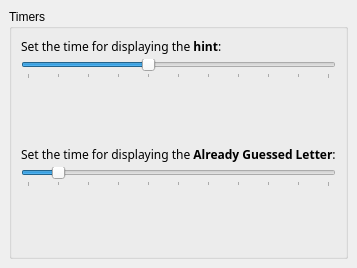
<ui version="4.0" >
 <author></author>
 <comment></comment>
 <exportmacro></exportmacro>
 <class>timerui</class>
 <widget class="QWidget" name="timerui" >
  <property name="geometry" >
   <rect>
    <x>0</x>
    <y>0</y>
    <width>287</width>
    <height>268</height>
   </rect>
  </property>
  <property name="windowTitle" >
   <string>Form</string>
  </property>
  <layout class="QGridLayout" >
   <property name="margin" >
    <number>9</number>
   </property>
   <property name="spacing" >
    <number>6</number>
   </property>
   <item row="0" column="0" >
    <widget class="QGroupBox" name="groupBox" >
     <property name="toolTip" >
      <string>You can set some time for displaying hint and Already Guessed tooltip.</string>
     </property>
     <property name="title" >
      <string>Timers</string>
     </property>
     <layout class="QGridLayout" >
      <property name="margin" >
       <number>9</number>
      </property>
      <property name="spacing" >
       <number>6</number>
      </property>
      <item row="1" column="0" >
       <layout class="QGridLayout" >
        <property name="margin" >
         <number>0</number>
        </property>
        <property name="spacing" >
         <number>4</number>
        </property>
        <item row="2" column="0" >
         <spacer>
          <property name="orientation" >
           <enum>Qt::Horizontal</enum>
          </property>
          <property name="sizeHint" >
           <size>
            <width>219</width>
            <height>20</height>
           </size>
          </property>
         </spacer>
        </item>
        <item row="3" column="1" >
         <spacer>
          <property name="orientation" >
           <enum>Qt::Vertical</enum>
          </property>
          <property name="sizeHint" >
           <size>
            <width>20</width>
            <height>20</height>
           </size>
          </property>
         </spacer>
        </item>
        <item row="2" column="1" >
         <widget class="QLabel" name="timeMissedLabel" >
          <property name="text" >
           <string>
</string>
          </property>
         </widget>
        </item>
        <item row="0" column="0" colspan="2" >
         <widget class="QLabel" name="label_2" >
          <property name="text" >
           <string>&lt;html>&lt;head>&lt;meta name="qrichtext" content="1" />&lt;/head>&lt;body style=" white-space: pre-wrap; font-family:Sans Serif; font-size:9pt; font-weight:400; font-style:normal; text-decoration:none;">&lt;p style=" margin-top:0px; margin-bottom:0px; margin-left:0px; margin-right:0px; -qt-block-indent:0; text-indent:0px;">Set the time for displaying the &lt;span style=" font-weight:600;">Already Guessed Letter&lt;/span>:&lt;/p>&lt;/body>&lt;/html></string>
          </property>
         </widget>
        </item>
        <item row="1" column="0" colspan="2" >
         <widget class="QSlider" name="kcfg_MissedTimer" >
          <property name="toolTip" >
           <string>&lt;html>&lt;head>&lt;meta name="qrichtext" content="1" />&lt;/head>&lt;body style=" white-space: pre-wrap; font-family:Sans Serif; font-size:9pt; font-weight:400; font-style:normal; text-decoration:none;">&lt;p style=" margin-top:0px; margin-bottom:0px; margin-left:0px; margin-right:0px; -qt-block-indent:0; text-indent:0px;">Time during which the Already Guessed tooltip is displayed.&lt;/p>&lt;/body>&lt;/html></string>
          </property>
          <property name="whatsThis" >
           <string>You can set the time for displaying the Already Guessed tooltip after you try a letter that was already guessed. Default is 1 second but younger children might need longer time to be able to understand they are trying a letter that was already guessed.</string>
          </property>
          <property name="maximum" >
           <number>10</number>
          </property>
          <property name="pageStep" >
           <number>1</number>
          </property>
          <property name="value" >
           <number>1</number>
          </property>
          <property name="orientation" >
           <enum>Qt::Horizontal</enum>
          </property>
          <property name="tickPosition" >
           <enum>QSlider::TicksBelow</enum>
          </property>
         </widget>
        </item>
       </layout>
      </item>
      <item row="0" column="0" >
       <layout class="QGridLayout" >
        <property name="margin" >
         <number>0</number>
        </property>
        <property name="spacing" >
         <number>4</number>
        </property>
        <item row="2" column="0" >
         <spacer>
          <property name="orientation" >
           <enum>Qt::Horizontal</enum>
          </property>
          <property name="sizeHint" >
           <size>
            <width>219</width>
            <height>20</height>
           </size>
          </property>
         </spacer>
        </item>
        <item row="1" column="0" colspan="2" >
         <widget class="QSlider" name="kcfg_HintTimer" >
          <property name="toolTip" >
           <string>Time during which the Hint is displayed.</string>
          </property>
          <property name="whatsThis" >
           <string>You can set the time for displaying the Hint tooltip. Default is 3 seconds but younger children might need longer time to be able to read the Hint.</string>
          </property>
          <property name="maximum" >
           <number>10</number>
          </property>
          <property name="value" >
           <number>4</number>
          </property>
          <property name="orientation" >
           <enum>Qt::Horizontal</enum>
          </property>
          <property name="tickPosition" >
           <enum>QSlider::TicksBelow</enum>
          </property>
          <property name="tickInterval" >
           <number>1</number>
          </property>
         </widget>
        </item>
        <item row="0" column="0" colspan="2" >
         <widget class="QLabel" name="label" >
          <property name="text" >
           <string>&lt;html>&lt;head>&lt;meta name="qrichtext" content="1" />&lt;/head>&lt;body style=" white-space: pre-wrap; font-family:Sans Serif; font-size:9pt; font-weight:400; font-style:normal; text-decoration:none;">&lt;p style=" margin-top:0px; margin-bottom:0px; margin-left:0px; margin-right:0px; -qt-block-indent:0; text-indent:0px;">Set the time for displaying the &lt;span style=" font-weight:600;">hint&lt;/span>:&lt;/p>&lt;/body>&lt;/html></string>
          </property>
         </widget>
        </item>
        <item row="3" column="1" >
         <spacer>
          <property name="orientation" >
           <enum>Qt::Vertical</enum>
          </property>
          <property name="sizeHint" >
           <size>
            <width>20</width>
            <height>20</height>
           </size>
          </property>
         </spacer>
        </item>
        <item row="2" column="1" >
         <widget class="QLabel" name="timeHintLabel" >
          <property name="text" >
           <string/>
          </property>
         </widget>
        </item>
       </layout>
      </item>
     </layout>
    </widget>
   </item>
  </layout>
 </widget>
 <pixmapfunction></pixmapfunction>
 <resources/>
 <connections/>
</ui>
